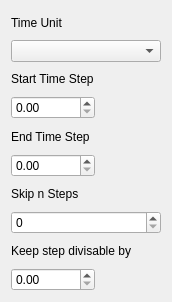
<?xml version="1.0" encoding="UTF-8"?>
<ui version="4.0">
 <class>TimeControlSettings</class>
 <widget class="QWidget" name="TimeControlSettings">
  <property name="geometry">
   <rect>
    <x>0</x>
    <y>0</y>
    <width>172</width>
    <height>302</height>
   </rect>
  </property>
  <property name="windowTitle">
   <string>Form</string>
  </property>
  <layout class="QVBoxLayout" name="verticalLayout_6">
   <item>
    <layout class="QVBoxLayout" name="verticalLayout">
     <item>
      <widget class="QLabel" name="timeUnitLabel">
       <property name="text">
        <string>Time Unit</string>
       </property>
      </widget>
     </item>
     <item>
      <widget class="QComboBox" name="timeUnit"/>
     </item>
    </layout>
   </item>
   <item>
    <layout class="QVBoxLayout" name="verticalLayout_5">
     <item>
      <widget class="QLabel" name="startTimeStepLabel">
       <property name="text">
        <string>Start Time Step</string>
       </property>
      </widget>
     </item>
     <item>
      <layout class="QHBoxLayout" name="horizontalLayout">
       <item>
        <widget class="QDoubleSpinBox" name="startTimeStep">
         <property name="maximum">
          <double>9999999.000000000000000</double>
         </property>
        </widget>
       </item>
       <item>
        <widget class="QLabel" name="startTimeStepUnitLabel">
         <property name="text">
          <string/>
         </property>
        </widget>
       </item>
      </layout>
     </item>
    </layout>
   </item>
   <item>
    <layout class="QVBoxLayout" name="verticalLayout_4">
     <item>
      <widget class="QLabel" name="endTimeStepLabel">
       <property name="text">
        <string>End Time Step</string>
       </property>
      </widget>
     </item>
     <item>
      <layout class="QHBoxLayout" name="horizontalLayout_2">
       <item>
        <widget class="QDoubleSpinBox" name="endTimeStep">
         <property name="maximum">
          <double>9999999.000000000000000</double>
         </property>
        </widget>
       </item>
       <item>
        <widget class="QLabel" name="endTimeStepUnitLabel">
         <property name="text">
          <string/>
         </property>
        </widget>
       </item>
      </layout>
     </item>
    </layout>
   </item>
   <item>
    <layout class="QVBoxLayout" name="verticalLayout_2">
     <item>
      <widget class="QLabel" name="strideLabel">
       <property name="text">
        <string>Skip n Steps</string>
       </property>
      </widget>
     </item>
     <item>
      <widget class="QSpinBox" name="stride">
       <property name="maximum">
        <number>999999</number>
       </property>
      </widget>
     </item>
    </layout>
   </item>
   <item>
    <layout class="QVBoxLayout" name="verticalLayout_3">
     <item>
      <widget class="QLabel" name="intervalLabel">
       <property name="text">
        <string>Keep step divisable by</string>
       </property>
      </widget>
     </item>
     <item>
      <layout class="QHBoxLayout" name="horizontalLayout_3">
       <item>
        <widget class="QDoubleSpinBox" name="interval">
         <property name="maximum">
          <double>9999999.000000000000000</double>
         </property>
        </widget>
       </item>
       <item>
        <widget class="QLabel" name="intervalUnitLabel">
         <property name="text">
          <string/>
         </property>
        </widget>
       </item>
      </layout>
     </item>
    </layout>
   </item>
  </layout>
 </widget>
 <resources/>
 <connections/>
</ui>
